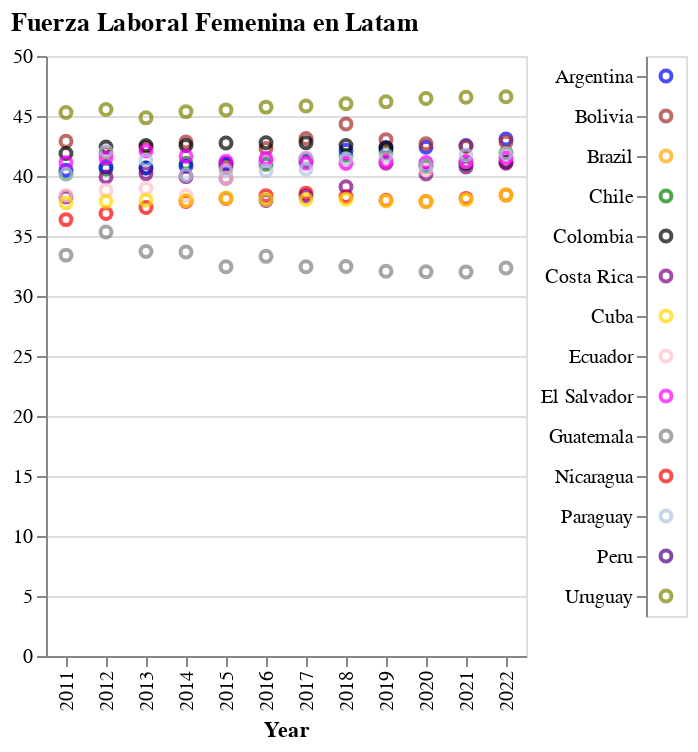

Notebook source saved alongside this figure:
### Markdown cell above
### Fuerza laboral femenina
Primero, se realizarán los códigos para cada país sobre el índice de emisión de gases de CO2. Posteriormente, se desarrolla un argumento para crear un índice que muestre la relación entre colores y países. Finalmente, se realizará un análisis descriptivo del gráfico.

### Code cell
# Grafico Peru 
chart_peru = alt.Chart(fem_latam).mark_point().encode(
    x=alt.X("Year:N", title="Year"),
    y=alt.Y("Peru:Q", title=""),
    color=alt.value("indigo"),
).interactive()

# Grafico Brazil 
chart_brazil = alt.Chart(fem_latam).mark_point().encode(
    x=alt.X("Year:N", title="Year"),
    y=alt.Y("Brazil:Q", title=""),
    color=alt.value("orange"),
).interactive()
    
# Grafico Nicaragua
    
chart_nicaragua = alt.Chart(fem_latam).mark_point().encode(
    x=alt.X("Year:N", title="Year"),
    y=alt.Y("Nicaragua:Q", title=""),
    color=alt.value("red"), 
).interactive()

# Grafico Chile
chart_chile = alt.Chart(fem_latam).mark_point().encode(
    x=alt.X("Year:N", title="Year"),
    y=alt.Y("Chile:Q", title=""),
    color=alt.value("green"), 
).interactive()

# Grafico Argentina
chart_argentina = alt.Chart(fem_latam).mark_point().encode(
    x=alt.X("Year:N", title="Year"),
    y=alt.Y("Argentina:Q", title=""),
    color=alt.value("blue"), 
).interactive()

# Grafico Bolivia
chart_bolivia = alt.Chart(fem_latam).mark_point().encode(
    x=alt.X("Year:N", title="Year"),
    y=alt.Y("Bolivia:Q", title=""),
    color=alt.value("brown"),
).interactive()

# Grafico Colombia
chart_colombia = alt.Chart(fem_latam).mark_point().encode(
    x=alt.X("Year:N", title="Year"),
    y=alt.Y("Colombia:Q", title=""),
    color=alt.value("black"), 
).interactive()

# Grafico Costa Rica
chart_CostaRica = alt.Chart(fem_latam).mark_point().encode(
    x=alt.X("Year:N", title="Year"),
    y=alt.Y("Costa Rica:Q", title=""),
    color=alt.value("purple"), 
).interactive()

# Grafico Ecuador
chart_ecuador = alt.Chart(fem_latam).mark_point().encode(
    x=alt.X("Year:N", title="Year"),
    y=alt.Y("Ecuador:Q", title=""),
    color=alt.value("pink"), 
).interactive()

# Grafico Cuba
chart_cuba = alt.Chart(fem_latam).mark_point().encode(
    x=alt.X("Year:N", title="Year"),
    y=alt.Y("Cuba:Q", title=""),
    color=alt.value("gold"), 
).interactive()

# Grafico El Salvador
chart_elsalvador = alt.Chart(fem_latam).mark_point().encode(
    x=alt.X("Year:N", title="Year"),
    y=alt.Y("El Salvador:Q", title=""),
    color=alt.value("magenta"),  
).interactive()

# Grafico Guatemala
chart_guatemala = alt.Chart(fem_latam).mark_point().encode(
    x=alt.X("Year:N", title="Year"),
    y=alt.Y("Guatemala:Q", title=""),
    color=alt.value("gray"), 
).interactive()

# Grafico Paraguay
chart_paraguay = alt.Chart(fem_latam).mark_point().encode(
    x=alt.X("Year:N", title="Year"),
    y=alt.Y("Paraguay:Q", title=""),
    color=alt.value("lightsteelblue"), 
).interactive()

# Grafico Uruguay
chart_uruguay = alt.Chart(fem_latam).mark_point().encode(
    x=alt.X("Year:N", title="Year"),
    y=alt.Y("Uruguay:Q", title=""),
    color=alt.value("olive"),
).interactive()



# Creación de la leyenda
legend = alt.Chart(pd.DataFrame({'country': ['Peru', 'Brazil','Nicaragua', 'Chile', "Argentina", "Bolivia", "Colombia", "Costa Rica", "Ecuador", "Cuba", "El Salvador", "Guatemala", "Paraguay", "Uruguay"], 'color': ['indigo', 'orange','red', 'green', "blue", "brown", "black", "purple", "pink", "gold","magenta", "gray", "lightsteelblue","olive" ]})).mark_point().encode(
    y=alt.Y('country:N', title=None),
    color=alt.Color('color:N', scale=None),
).properties(
    width=20)

# Se unen los gráficos y la leyenda
fem_chart = alt.concat(chart_nicaragua + chart_chile+ chart_argentina+chart_bolivia+chart_colombia+chart_CostaRica+chart_ecuador+chart_cuba+chart_elsalvador+chart_guatemala+chart_paraguay+chart_uruguay, legend, spacing=5, title="Fuerza Laboral Femenina en Latam")
                             #Para la creación del gráfico y la concadenación de la leyenda, se investigó en diversos tutoriales y plataformas. Ya contamos con conocimiento en Rstudio, así que comprendemos cómo realizarlo.
fem_chart.display()

### Figure 1 — Vega-Lite specification as saved in the notebook (floating-point values rounded to 4 significant figures)
{"config": {"view": {"continuousWidth": 300, "continuousHeight": 300}}, "concat": [{"layer": [{"mark": {"type": "point"}, "encoding": {"color": {"value": "red"}, "x": {"field": "Year", "title": "Year", "type": "nominal"}, "y": {"field": "Nicaragua", "title": "", "type": "quantitative"}}, "name": "view_359"}, {"mark": {"type": "point"}, "encoding": {"color": {"value": "green"}, "x": {"field": "Year", "title": "Year", "type": "nominal"}, "y": {"field": "Chile", "title": "", "type": "quantitative"}}, "name": "view_360"}, {"mark": {"type": "point"}, "encoding": {"color": {"value": "blue"}, "x": {"field": "Year", "title": "Year", "type": "nominal"}, "y": {"field": "Argentina", "title": "", "type": "quantitative"}}, "name": "view_361"}, {"mark": {"type": "point"}, "encoding": {"color": {"value": "brown"}, "x": {"field": "Year", "title": "Year", "type": "nominal"}, "y": {"field": "Bolivia", "title": "", "type": "quantitative"}}, "name": "view_362"}, {"mark": {"type": "point"}, "encoding": {"color": {"value": "black"}, "x": {"field": "Year", "title": "Year", "type": "nominal"}, "y": {"field": "Colombia", "title": "", "type": "quantitative"}}, "name": "view_363"}, {"mark": {"type": "point"}, "encoding": {"color": {"value": "purple"}, "x": {"field": "Year", "title": "Year", "type": "nominal"}, "y": {"field": "Costa Rica", "title": "", "type": "quantitative"}}, "name": "view_364"}, {"mark": {"type": "point"}, "encoding": {"color": {"value": "pink"}, "x": {"field": "Year", "title": "Year", "type": "nominal"}, "y": {"field": "Ecuador", "title": "", "type": "quantitative"}}, "name": "view_365"}, {"mark": {"type": "point"}, "encoding": {"color": {"value": "gold"}, "x": {"field": "Year", "title": "Year", "type": "nominal"}, "y": {"field": "Cuba", "title": "", "type": "quantitative"}}, "name": "view_366"}, {"mark": {"type": "point"}, "encoding": {"color": {"value": "magenta"}, "x": {"field": "Year", "title": "Year", "type": "nominal"}, "y": {"field": "El Salvador", "title": "", "type": "quantitative"}}, "name": "view_367"}, {"mark": {"type": "point"}, "encoding": {"color": {"value": "gray"}, "x": {"field": "Year", "title": "Year", "type": "nominal"}, "y": {"field": "Guatemala", "title": "", "type": "quantitative"}}, "name": "view_368"}, {"mark": {"type": "point"}, "encoding": {"color": {"value": "lightsteelblue"}, "x": {"field": "Year", "title": "Year", "type": "nominal"}, "y": {"field": "Paraguay", "title": "", "type": "quantitative"}}, "name": "view_369"}, {"mark": {"type": "point"}, "encoding": {"color": {"value": "olive"}, "x": {"field": "Year", "title": "Year", "type": "nominal"}, "y": {"field": "Uruguay", "title": "", "type": "quantitative"}}, "name": "view_370"}], "data": {"name": "data-b73c4ed9aae249d300978b25f70c9450"}}, {"data": {"name": "data-a1bb14b430d0d7a9b4b4a17a63aaac1e"}, "mark": {"type": "point"}, "encoding": {"color": {"field": "color", "scale": null, "type": "nominal"}, "y": {"field": "country", "title": null, "type": "nominal"}}, "width": 20}], "params": [{"name": "param_439", "select": {"type": "interval", "encodings": ["x", "y"]}, "bind": "scales", "views": ["view_359"]}, {"name": "param_440", "select": {"type": "interval", "encodings": ["x", "y"]}, "bind": "scales", "views": ["view_360"]}, {"name": "param_441", "select": {"type": "interval", "encodings": ["x", "y"]}, "bind": "scales", "views": ["view_361"]}, {"name": "param_442", "select": {"type": "interval", "encodings": ["x", "y"]}, "bind": "scales", "views": ["view_362"]}, {"name": "param_443", "select": {"type": "interval", "encodings": ["x", "y"]}, "bind": "scales", "views": ["view_363"]}, {"name": "param_444", "select": {"type": "interval", "encodings": ["x", "y"]}, "bind": "scales", "views": ["view_364"]}, {"name": "param_445", "select": {"type": "interval", "encodings": ["x", "y"]}, "bind": "scales", "views": ["view_365"]}, {"name": "param_446", "select": {"type": "interval", "encodings": ["x", "y"]}, "bind": "scales", "views": ["view_366"]}, {"name": "param_447", "select": {"type": "interval", "encodings": ["x", "y"]}, "bind": "scales", "views": ["view_367"]}, {"name": "param_448", "select": {"type": "interval", "encodings": ["x", "y"]}, "bind": "scales", "views": ["view_368"]}, {"name": "param_449", "select": {"type": "interval", "encodings": ["x", "y"]}, "bind": "scales", "views": ["view_369"]}, {"name": "param_450", "select": {"type": "interval", "encodings": ["x", "y"]}, "bind": "scales", "views": ["view_370"]}], "spacing": 5, "title": "Fuerza Laboral Femenina en Latam", "$schema": "https://vega.github.io/schema/vega-lite/v5.8.0.json", "datasets": {"data-b73c4ed9aae249d300978b25f70c9450": [{"Year": "2011", "Argentina": "40.4875566882459", "Bolivia": "42.8882181931522", "Brazil": "42.2415886255011", "Chile": "40.1952596832041", "Colombia": "41.8687361431523", "Costa Rica": "38.2460420929798", "Cuba": "37.7609618661941", "Ecuador": "38.3983789660845", "El Salvador": "41.1245254025115", "Guatemala": "33.4062663461381", "Honduras": "33.0117193088037", "Mexico": "37.0297691051732", "Nicaragua": "36.3652933074556", "Panama": "36.953427037761", "Paraguay": "40.1395168255563", "Peru": "45.9053064622094", "Uruguay": "45.2922486945547"}, {"Year": "2012", "Argentina": "40.7585234177705", "Bolivia": "41.9437426351896", "Brazil": "42.0948046092763", "Chile": "40.5811863573714", "Colombia": "42.4187245851273", "Costa Rica": "39.9116486481132", "Cuba": "37.8862729831741", "Ecuador": "38.8043294209912", "El Salvador": "41.4913797848415", "Guatemala": "35.3321454930457", "Honduras": "32.5860114161803", "Mexico": "37.4806814380614", "Nicaragua": "36.8724267089943", "Panama": "37.7954503749919", "Paraguay": "42.0509256926843", "Peru": "45.9124800404932", "Uruguay": "45.536083840634"}, {"Year": "2013", "Argentina": "40.6729270549321", "Bolivia": "42.3654825918648", "Brazil": "42.1239446020195", "Chile": "40.6704359448154", "Colombia": "42.5415114047537", "Costa Rica": "40.1982324663961", "Cuba": "37.9907230059141", "Ecuador": "38.9587487811828", "El Salvador": "42.0906485709605", "Guatemala": "33.7087799097922", "Honduras": "34.4319585021223", "Mexico": "37.5654385615919", "Nicaragua": "37.3747490457519", "Panama": "38.5092680041813", "Paraguay": "41.3373121814455", "Peru": "45.8711092036968", "Uruguay": "44.8460651868264"}, {"Year": "2014", "Argentina": "40.8234640286858", "Bolivia": "42.8309404076476", "Brazil": "42.2171408118394", "Chile": "41.0644961014039", "Colombia": "42.5389978872707", "Costa Rica": "39.9464635326135", "Cuba": "37.9603474842983", "Ecuador": "38.3762370616393", "El Salvador": "41.6428631469552", "Guatemala": "33.6722421760327", "Honduras": "35.6475474882854", "Mexico": "37.0741717568302", "Nicaragua": "37.8734648287524", "Panama": "38.8739139919889", "Paraguay": "40.0859652140112", "Peru": "45.804310150231", "Uruguay": "45.3662676825109"}, {"Year": "2015", "Argentina": "41.0250232507636", "Bolivia": "40.6999164857996", "Brazil": "42.5537911032357", "Chile": "41.0237058511836", "Colombia": "42.7463079102169", "Costa Rica": "39.8170395855452", "Cuba": "38.1614153611594", "Ecuador": "39.8327888215362", "El Salvador": "41.2359974990385", "Guatemala": "32.4441327238842", "Honduras": "36.10900631846", "Mexico": "37.317526691695", "Nicaragua": "38.1321343214168", "Panama": "39.53359254048", "Paraguay": "40.4360270636069", "Peru": "45.4276000599438", "Uruguay": "45.5084751113017"}, {"Year": "2016", "Argentina": "41.2330848503142", "Bolivia": "42.2851047805348", "Brazil": "42.7057323832903", "Chile": "40.9809443504279", "Colombia": "42.7772991210617", "Costa Rica": "37.9662407552513", "Cuba": "38.0534862875952", "Ecuador": "41.2499173153794", "El Salvador": "41.4785670840506", "Guatemala": "33.3050367306073", "Honduras": "36.0475775702154", "Mexico": "37.4156514770962", "Nicaragua": "38.3633196279231", "Panama": "39.6519134753894", "Paraguay": "40.4387413162174", "Peru": "45.7818223870905", "Uruguay": "45.7410856395974"}, {"Year": "2017", "Argentina": "41.441270515727", "Bolivia": "43.117336960598", "Brazil": "43.2304344160833", "Chile": "41.2202802278756", "Colombia": "42.7791343973083", "Costa Rica": "38.3278599088824", "Cuba": "38.0416742980847", "Ecuador": "41.5177839458281", "El Salvador": "41.0609280794784", "Guatemala": "32.4362239707592", "Honduras": "35.3524339162378", "Mexico": "37.2142210778785", "Nicaragua": "38.5726537638609", "Panama": "40.0194955241437", "Paraguay": "40.5671321833236", "Peru": "45.9158254902167", "Uruguay": "45.8318760009572"}, {"Year": "2018", "Argentina": "42.146220107956", "Bolivia": "44.3317100665964", "Brazil": "43.4324234877188", "Chile": "41.7240528587679", "Colombia": "42.5426384163334", "Costa Rica": "39.1110601571955", "Cuba": "38.0665797634156", "Ecuador": "41.1613661856033", "El Salvador": "41.0449658612812", "Guatemala": "32.4574242100958", "Honduras": "37.527745542267", "Mexico": "37.5387243208054", "Nicaragua": "38.2904858738093", "Panama": "40.4306694590034", "Paraguay": "41.44058714623", "Peru": "46.1114156983427", "Uruguay": "46.0189307972397"}, {"Year": "2019", "Argentina": "42.3760560305369", "Bolivia": "43.0300142187706", "Brazil": "43.7362174313655", "Chile": "42.0307598473457", "Colombia": "42.3451058630498", "Costa Rica": "41.0647095628383", "Cuba": "37.9170177617655", "Ecuador": "41.4000175978966", "El Salvador": "41.198406276418", "Guatemala": "32.0646565663797", "Honduras": "36.2758730745441", "Mexico": "38.3312033091978", "Nicaragua": "37.9842643362177", "Panama": "41.4362521834799", "Paraguay": "41.731763983671", "Peru": "46.1284202883485", "Uruguay": "46.1924927627507"}, {"Year": "2020", "Argentina": "42.3938341360417", "Bolivia": "42.6832316338946", "Brazil": "42.605280920189", "Chile": "40.8000451575536", "Colombia": "40.9071500667671", "Costa Rica": "40.1629204038042", "Cuba": "37.8669721937546", "Ecuador": "40.5113353708491", "El Salvador": "41.1299874607933", "Guatemala": "32.0236475497577", "Honduras": "39.2438070714111", "Mexico": "38.0061351968133", "Nicaragua": "37.8709488984974", "Panama": "41.2869771843976", "Paraguay": "40.8461134122879", "Peru": "44.2865347211395", "Uruguay": "46.4512421646773"}, {"Year": "2021", "Argentina": "42.5339108158108", "Bolivia": "42.4610346334294", "Brazil": "43.1176150125951", "Chile": "40.9923901594592", "Colombia": "41.0843922589846", "Costa Rica": "40.7573875775057", "Cuba": "38.0205067679711", "Ecuador": "41.2047421587287", "El Salvador": "41.2141392874132", "Guatemala": "32.0083682323306", "Honduras": "38.5802747942656", "Mexico": "38.3417717090361", "Nicaragua": "38.1360479041916", "Panama": "41.6939084221708", "Paraguay": "41.7575301724113", "Peru": "45.975899260784", "Uruguay": "46.5562267823718"}, {"Year": "2022", "Argentina": "43.0814169605179", "Bolivia": "42.8434738560252", "Brazil": "43.5791605520321", "Chile": "41.9245444644684", "Colombia": "41.1743310395215", "Costa Rica": "41.055446974529", "Cuba": "38.3995189275855", "Ecuador": "41.5982858775011", "El Salvador": "41.4965751664433", "Guatemala": "32.3382773826196", "Honduras": "38.9410627239817", "Mexico": "38.8289317552029", "Nicaragua": "38.4083611455275", "Panama": "42.1983142156151", "Paraguay": "41.8806662388425", "Peru": "46.7458159089724", "Uruguay": "46.6092179373433"}], "data-a1bb14b430d0d7a9b4b4a17a63aaac1e": [{"country": "Peru", "color": "indigo"}, {"country": "Brazil", "color": "orange"}, {"country": "Nicaragua", "color": "red"}, {"country": "Chile", "color": "green"}, {"country": "Argentina", "color": "blue"}, {"country": "Bolivia", "color": "brown"}, {"country": "Colombia", "color": "black"}, {"country": "Costa Rica", "color": "purple"}, {"country": "Ecuador", "color": "pink"}, {"country": "Cuba", "color": "gold"}, {"country": "El Salvador", "color": "magenta"}, {"country": "Guatemala", "color": "gray"}, {"country": "Paraguay", "color": "lightsteelblue"}, {"country": "Uruguay", "color": "olive"}]}}
